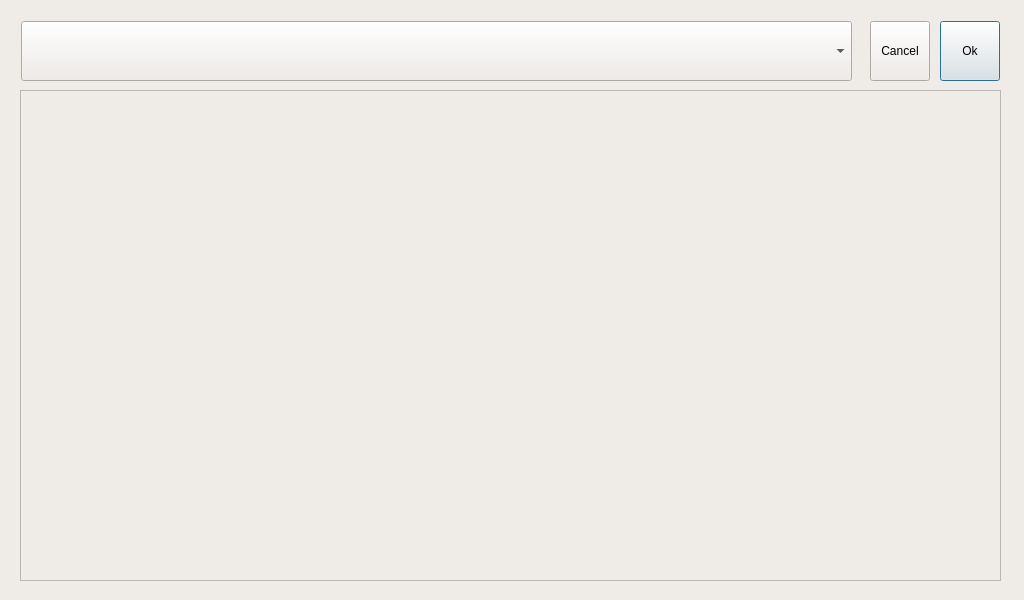
<?xml version="1.0" encoding="UTF-8"?>
<ui version="4.0">
 <class>PlayListWindow</class>
 <widget class="QDialog" name="PlayListWindow">
  <property name="geometry">
   <rect>
    <x>0</x>
    <y>0</y>
    <width>1024</width>
    <height>600</height>
   </rect>
  </property>
  <property name="windowTitle">
   <string>Dialog</string>
  </property>
  <property name="autoFillBackground">
   <bool>false</bool>
  </property>
  <property name="styleSheet">
   <string notr="true">background-color: rgb(239, 235, 231);
color: rgb(1,1,1);</string>
  </property>
  <widget class="QListWidget" name="listWidget">
   <property name="geometry">
    <rect>
     <x>20</x>
     <y>90</y>
     <width>981</width>
     <height>491</height>
    </rect>
   </property>
   <property name="font">
    <font>
     <pointsize>20</pointsize>
    </font>
   </property>
   <property name="frameShape">
    <enum>QFrame::StyledPanel</enum>
   </property>
   <property name="batchSize">
    <number>5</number>
   </property>
  </widget>
  <widget class="QPushButton" name="btnOk">
   <property name="geometry">
    <rect>
     <x>940</x>
     <y>21</y>
     <width>60</width>
     <height>60</height>
    </rect>
   </property>
   <property name="minimumSize">
    <size>
     <width>0</width>
     <height>60</height>
    </size>
   </property>
   <property name="maximumSize">
    <size>
     <width>16777215</width>
     <height>16777215</height>
    </size>
   </property>
   <property name="text">
    <string>Ok</string>
   </property>
  </widget>
  <widget class="QComboBox" name="diskListCombo">
   <property name="geometry">
    <rect>
     <x>21</x>
     <y>21</y>
     <width>831</width>
     <height>60</height>
    </rect>
   </property>
   <property name="minimumSize">
    <size>
     <width>600</width>
     <height>60</height>
    </size>
   </property>
  </widget>
  <widget class="QPushButton" name="btnCancel">
   <property name="geometry">
    <rect>
     <x>870</x>
     <y>21</y>
     <width>60</width>
     <height>60</height>
    </rect>
   </property>
   <property name="minimumSize">
    <size>
     <width>60</width>
     <height>60</height>
    </size>
   </property>
   <property name="maximumSize">
    <size>
     <width>16777215</width>
     <height>16777215</height>
    </size>
   </property>
   <property name="autoFillBackground">
    <bool>false</bool>
   </property>
   <property name="text">
    <string>Cancel</string>
   </property>
  </widget>
 </widget>
 <resources/>
 <connections/>
</ui>
